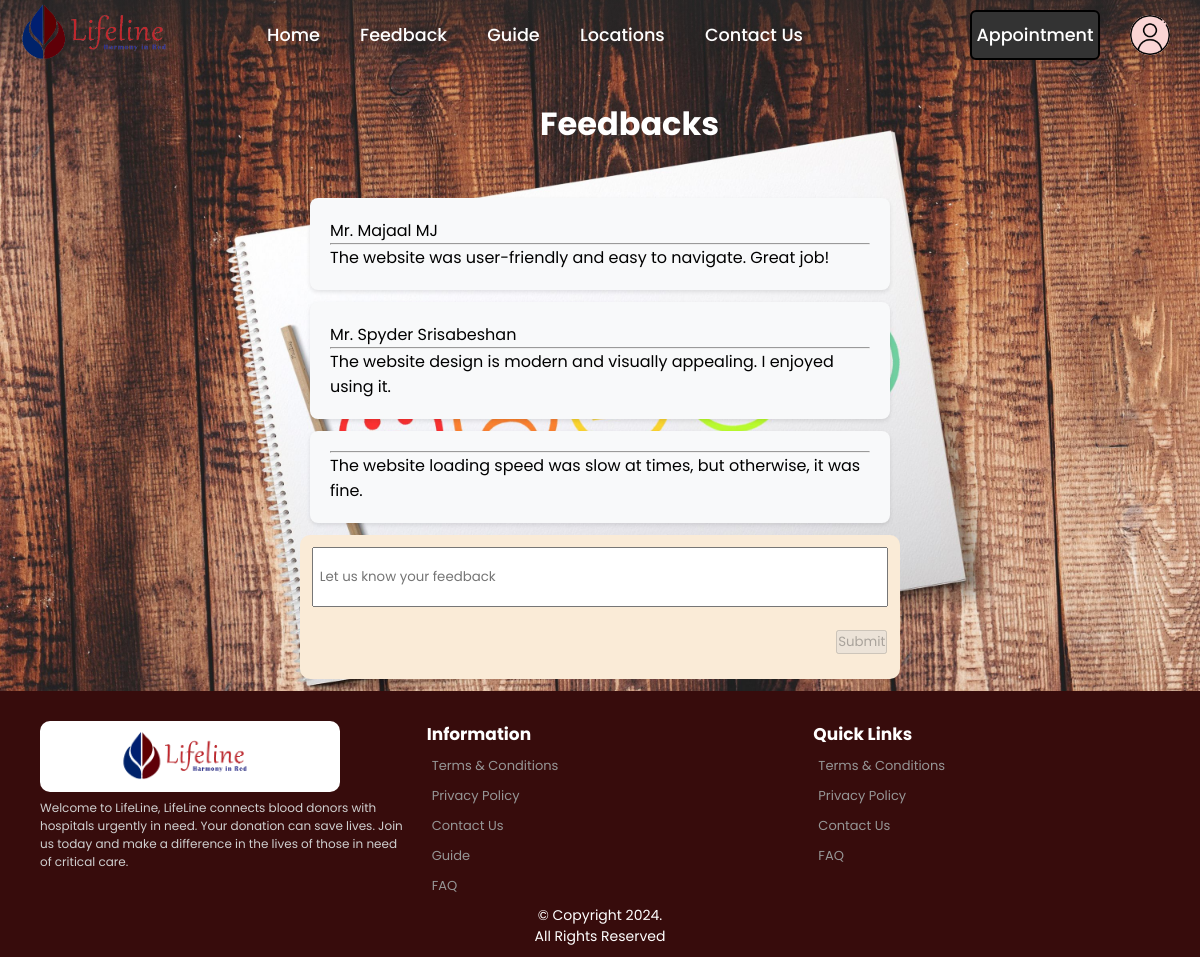
Page /feedback.php on the committed database.
### tables this page shows
CREATE TABLE
    feedback (
        Feedback_id INT AUTO_INCREMENT NOT NULL,
        F_Donor_id INT NULL,
        F_Hospital_id INT NULL,
        Comment VARCHAR(250) NOT NULL,
        Status BOOLEAN NULL,
        F_Admin_id INT NULL,
        CONSTRAINT Feedback_id PRIMARY KEY (Feedback_id),
        CONSTRAINT Feedback_F_Doner_id_FK1 FOREIGN KEY (F_Donor_id) REFERENCES Donor (Donor_id),
        CONSTRAINT Feedback_F_Hospital_id_FK2 FOREIGN KEY (F_Hospital_id) REFERENCES Hospital (Hospital_id),
        CONSTRAINT Feedback_F_Admin_id_FK3 FOREIGN KEY (F_Admin_id) REFERENCES Admin (Admin_id),
        CONSTRAINT Donor_or_Hospital CHECK (
            (
                F_Donor_id IS NOT NULL
                AND F_Hospital_id IS NULL
            )
            OR (
                F_Donor_id IS NULL
                AND F_Hospital_id IS NOT NULL
            )
        )
    );

### feedback.php (the view, shortened to what this page needs)
<?php
require 'header.php';
require 'includes/dbh.inc.php';
$query = "SELECT *, CONCAT(donor.Salutation, ' ', donor.F_name, ' ', donor.L_name) AS DonorName,
hospital.H_Name
FROM feedback
LEFT JOIN donor ON feedback.F_Donor_id = donor.Donor_id
LEFT JOIN hospital ON feedback.F_Hospital_id=hospital.Hospital_id
 WHERE feedback.Status = 1";
$result = mysqli_query($con, $query);
?>
<head>
  <link rel="stylesheet" href="css/feedback.css">
</head>
<body>
<div class="title">
  <h1>Feedbacks</h1>
  <br><br>
</div>
<?php
while ($row = mysqli_fetch_assoc($result)) {
  $Comment = $row['Comment'];
  if ($row['F_Donor_id'] == null) {
    $UserName = $row['H_Name'];
  } else {
    $UserName = $row['DonorName'];
  }
?>
  <div class="temp">
    <div class="info">
      <label><?php echo $UserName ?></label>
      <hr>
      <label><?php echo $Comment ?></label>
      <br>
    </div>
  </div>
<?php
}
?>
<div class="getFeedback">
  <form method="post">
    <input type="text" name="feedback" placeholder="Let us know your feedback" required>
    <div class="SubmitButton"><input type="submit" id="myButton" value="Submit" <?php echo ($userType === 'admin' || $userType === 'guest') ? 'disabled' : ''; ?> onclick="return confirm('Are You Sure ?')">
</div>
  </form>
</div>
</body>
<?php
require 'footer.php';
?>
</html>

### css/index.css (style rules this page uses)
* { margin: 0; padding: 0; box-sizing: border-box; font-family: 'Poppins', sans-serif; }
body { justify-content: center; align-items: center; background-color:#EEF5FF; margin-top: 100px; min-height: 100vh; }

### css/feedback.css (style rules this page uses)
body { background-image:url(../images/feedback.jpg); background-repeat: no-repeat; background-size: cover; background-position: center; }
.title { color: #fff; padding-left: 45%; }
.getFeedback { background-color: antiquewhite ; width: 50%; padding: 1%; margin: auto; margin-bottom: 1%; border-radius: 10px; height: 18%; }
.getFeedback> form > input { padding: 1%; width: 100%; height: 50%; }
.SubmitButton { margin-left: 91%; margin-top: 4%; }
.info { width: calc(50% - 20px); margin: auto; margin-bottom: 1%; padding: 20px; border-radius: 8px; background-color: #f8f9fa; box-shadow: 0 2px 4px rgba(0, 0, 0, 0.1); box-sizing: border-box; }

### rows in the picture
feedback: UserName "Mr. Majaal MJ", Comment "The website was user-friendly and easy to navigate. Great job!"
feedback: UserName "Mr. Spyder Srisabeshan", Comment "The website design is modern and visually appealing. I enjoyed using it."
feedback: Comment "The website loading speed was slow at times, but otherwise, it was fine."
